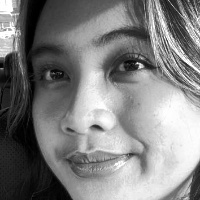
#> input picture debug_faces/amanda_mirabelle_img (9).jpg, 200 x 200 px, given in place of the camera
$ python capture_faces.py
#> lines starting #> are read from the running program, lines starting #| are printed output that depends on the picture; after the words box and inside, x2 and y2 are one past the last pixel; in counts of white or black regions, pixels touching at a corner belong together
import cv2
import os

student_name = input("Enter student name: ").strip()
#> the answer given: debug_faces/amanda_mirabelle_img (9).jpg

folder_path = os.path.join("dataset", student_name)
os.makedirs(folder_path, exist_ok=True)

face_cascade = cv2.CascadeClassifier(
    cv2.data.haarcascades + "haarcascade_frontalface_default.xml"
)

if face_cascade.empty():
    raise RuntimeError("Failed to load Haar Cascade classifier.")

cap = cv2.VideoCapture(0, cv2.CAP_DSHOW)
count = 1

print("Press 's' to save detected face")
print("Press 'q' to quit")

while True:
    ret, frame = cap.read()
#> frame is the input picture: shape (200, 200, 3); min 0, max 255, mean 127.7
    if not ret:
        print("Failed to access webcam.")
        break

    gray = cv2.cvtColor(frame, cv2.COLOR_BGR2GRAY)

    faces = face_cascade.detectMultiScale(
        gray,
        scaleFactor=1.2,
        minNeighbors=5,
        minSize=(60, 60)
    )
#> faces = [[92, 10, 66, 66]]

    for (x, y, w, h) in faces:
        cv2.rectangle(frame, (x, y), (x + w, y + h), (0, 255, 0), 2)
#> this loop made 1 pass
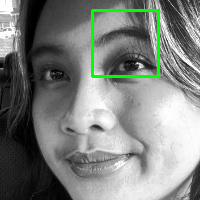
#> frame: shape (200, 200, 3); 1.97% of pixels changed, all inside (x1, y1, x2, y2) = (91, 9, 160, 78)

    cv2.imshow("Face Capture", frame)

    key = cv2.waitKey(1) & 0xFF
#> (key q is pressed here)

    if key == ord('s'):
        if len(faces) == 0:
            print("No face detected. Image not saved.")
        else:
            x, y, w, h = faces[0]
            face = gray[y:y+h, x:x+w]
            face = cv2.resize(face, (200, 200))

            img_name = f"img{count}.jpg"
            img_path = os.path.join(folder_path, img_name)
            cv2.imwrite(img_path, face)

            print(f"Saved: {img_path}")
            count += 1

    elif key == ord('q'):
        break

cap.release()
cv2.destroyAllWindows()

$ run again, on debug_faces/jasprit_bumrah_img (11).jpg
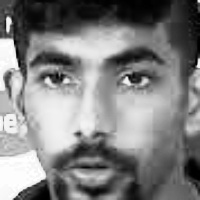
#> input picture debug_faces/jasprit_bumrah_img (11).jpg, 200 x 200 px, given in place of the camera
#> frame is the input picture: shape (200, 200, 3); min 0, max 255, mean 128.5
#> faces = [[10, 12, 169, 169]]
#> the loop `for (x, y, w, h) in faces:` made 1 pass
#> after the loop `for (x, y, w, h) in faces:`:
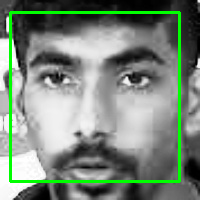
#> frame: shape (200, 200, 3); 5.06% of pixels changed, all inside (x1, y1, x2, y2) = (9, 11, 181, 183)
